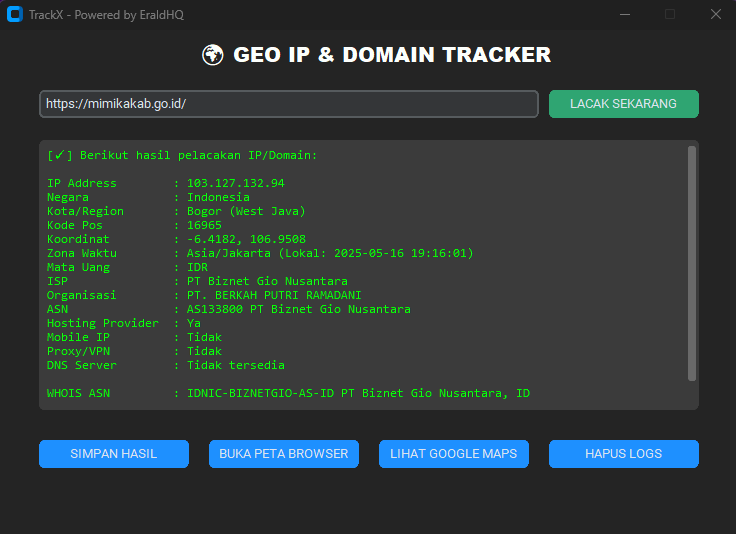

The script that saved this image:
import customtkinter as ctk
import requests, socket, folium, webbrowser, os, sqlite3, dns.resolver, re, json
from datetime import datetime
from ipwhois import IPWhois
import pytz

ctk.set_appearance_mode("dark")
ctk.set_default_color_theme("green")

if not os.path.exists("maps"):
    os.makedirs("maps")

conn = sqlite3.connect("ip_tracker_logs.db")
cursor = conn.cursor()
cursor.execute('''CREATE TABLE IF NOT EXISTS logs (
    id INTEGER PRIMARY KEY AUTOINCREMENT,
    ip TEXT,
    domain TEXT,
    country TEXT,
    city TEXT,
    isp TEXT,
    date TEXT
)''')
conn.commit()

def whois_lookup(ip):
    try:
        obj = IPWhois(ip)
        res = obj.lookup_rdap()
        return res.get("asn_description", "Tidak tersedia")
    except:
        return "Tidak tersedia"

def reverse_dns(ip):
    try:
        return socket.gethostbyaddr(ip)[0]
    except:
        return "Tidak tersedia"

def is_proxy(ip):
    try:
        resp = requests.get(f"https://ip-api.io/json/{ip}", timeout=5).json()
        return resp.get("is_proxy", False)
    except:
        return False

def extract_domain(text):
    text = text.strip()
    text = re.sub(r'^https?://', '', text)
    text = re.sub(r'/.*', '', text)
    return text

def resolve_domain(domain):
    try:
        ip = socket.gethostbyname(domain)
        return ip
    except socket.gaierror:
        try:
            resolver = dns.resolver.Resolver()
            resolver.nameservers = ['8.8.8.8', '1.1.1.1']
            answer = resolver.resolve(domain, 'A')
            return answer[0].to_text()
        except:
            return None

def get_dns_servers(ip):
    try:
        resolver = dns.resolver.Resolver()
        resolver.nameservers = [ip]
        answer = resolver.resolve('example.com', 'NS')
        return ', '.join([str(rdata.target).strip('.') for rdata in answer])
    except:
        return "Tidak tersedia"

def get_local_time(timezone):
    try:
        tz = pytz.timezone(timezone)
        return datetime.now(tz).strftime('%Y-%m-%d %H:%M:%S')
    except:
        return datetime.utcnow().strftime('%Y-%m-%d %H:%M:%S (UTC)')

class IPTrackerApp(ctk.CTk):
    def __init__(self):
        super().__init__()
        self.title("TrackX - Powered by EraldHQ")
        self.geometry("740x510")
        self.resizable(False, False)

        self.result_data = {}

        self.title_label = ctk.CTkLabel(self, text="🌍 GEO IP & DOMAIN TRACKER", font=("Arial Black", 20))
        self.title_label.place(x=200, y=10)
        self.fade_in(self.title_label, 0)

        self.input = ctk.CTkEntry(self, width=500, placeholder_text="Masukkan IP address atau domain...")
        self.input.place(x=40, y=60)

        self.track_button = ctk.CTkButton(self, text="LACAK SEKARANG", width=150, command=self.track_ip)
        self.track_button.place(x=550, y=60)

        self.output_box = ctk.CTkTextbox(self, width=660, height=270, font=("Consolas", 12))
        self.output_box.place(x=40, y=110)

        btn_width = 150
        btn_y = 410
        btn_gap = 20
        start_x = 40

        self.export_btn = ctk.CTkButton(self, text="SIMPAN HASIL", width=btn_width, command=self.export_result, fg_color="#1E90FF", hover_color="#3399FF")
        self.export_btn.place(x=start_x, y=btn_y)

        self.map_btn = ctk.CTkButton(self, text="BUKA PETA BROWSER", width=btn_width, command=self.open_map, fg_color="#1E90FF", hover_color="#3399FF")
        self.map_btn.place(x=start_x + (btn_width + btn_gap) * 1, y=btn_y)

        self.gmaps_btn = ctk.CTkButton(self, text="LIHAT GOOGLE MAPS", width=btn_width, command=self.open_google_maps, fg_color="#1E90FF", hover_color="#3399FF")
        self.gmaps_btn.place(x=start_x + (btn_width + btn_gap) * 2, y=btn_y)

        self.clear_btn = ctk.CTkButton(self, text="HAPUS LOGS", width=btn_width, command=self.clear_logs, fg_color="#1E90FF", hover_color="#3399FF")
        self.clear_btn.place(x=start_x + (btn_width + btn_gap) * 3, y=btn_y)

    def fade_in(self, widget, alpha):
        if alpha < 1.0:
            widget.configure(text_color=("gray", f"#{int(255*alpha):02x}{255:02x}{int(255*alpha):02x}"))
            self.after(30, lambda: self.fade_in(widget, alpha + 0.03))

    def track_ip(self):
        query_raw = self.input.get().strip()
        domain = extract_domain(query_raw)
        self.output_box.delete("1.0", ctk.END)

        ip = resolve_domain(domain)
        if not ip:
            self.output_box.insert(ctk.END, f"[!] Gagal resolve domain/IP: {domain}\n")
            return

        try:
            url = f"http://ip-api.com/json/{ip}?fields=status,message,query,country,regionName,city,zip,lat,lon,timezone,isp,org,as,currency,reverse,proxy,hosting,mobile"
            res = requests.get(url, timeout=10).json()

            if res["status"] != "success":
                self.output_box.insert(ctk.END, f"[!] Gagal lacak: {res['message']}\n")
                return

            whois_info = whois_lookup(ip)
            reverse = reverse_dns(ip)
            proxy_status = "Ya" if is_proxy(ip) else "Tidak"
            dns_servers = get_dns_servers(ip)
            local_time = get_local_time(res.get("timezone", "UTC"))

            self.result_data = {
                "ip": ip,
                "country": res['country'],
                "region": res['regionName'],
                "city": res['city'],
                "zip": res['zip'],
                "lat": res['lat'],
                "lon": res['lon'],
                "timezone": res['timezone'],
                "isp": res['isp'],
                "org": res['org'],
                "as": res['as'],
                "currency": res.get("currency", "Tidak tersedia"),
                "hosting": res.get("hosting", False),
                "mobile": res.get("mobile", False),
                "whois": whois_info,
                "reverse_dns": reverse,
                "proxy": proxy_status,
                "dns_servers": dns_servers,
                "local_time": local_time
            }

            output = f"""[✓] Berikut hasil pelacakan IP/Domain:

IP Address        : {ip}
Negara            : {res['country']}
Kota/Region       : {res['city']} ({res['regionName']})
Kode Pos          : {res['zip']}
Koordinat         : {res['lat']}, {res['lon']}
Zona Waktu        : {res['timezone']} (Lokal: {local_time})
Mata Uang         : {self.result_data['currency']}
ISP               : {res['isp']}
Organisasi        : {res['org']}
ASN               : {res['as']}
Hosting Provider  : {"Ya" if self.result_data['hosting'] else "Tidak"}
Mobile IP         : {"Ya" if self.result_data['mobile'] else "Tidak"}
Proxy/VPN         : {proxy_status}
DNS Server        : {dns_servers}

WHOIS ASN         : {whois_info}
Reverse DNS       : {reverse}
"""

            self.output_box.insert(ctk.END, output, "green")
            self.output_box.tag_config("green", foreground="lime")

            # Generate map with accuracy
            folium_map = folium.Map(location=[res["lat"], res["lon"]], zoom_start=12)
            folium.CircleMarker(
                location=[res["lat"], res["lon"]],
                radius=10,
                popup=f"{ip} - {res['city']}",
                color='red',
                fill=True,
                fill_opacity=0.6
            ).add_to(folium_map)
            folium_map.save("maps/map.html")

            cursor.execute("INSERT INTO logs (ip, domain, country, city, isp, date) VALUES (?, ?, ?, ?, ?, ?)", (
                ip, domain, res["country"], res["city"], res["isp"], datetime.now().strftime("%Y-%m-%d %H:%M:%S")
            ))
            conn.commit()

        except Exception as e:
            self.output_box.insert(ctk.END, f"[!] Error saat melacak: {str(e)}\n")

    def export_result(self):
        if self.result_data:
            with open("hasil_lacak.txt", "w", encoding="utf-8") as f:
                for k, v in self.result_data.items():
                    f.write(f"{k.upper()}: {v}\n")
            self.output_box.insert(ctk.END, "\n[✓] Hasil disimpan di 'hasil_lacak.txt'\n", "green")

    def open_map(self):
        map_path = os.path.abspath("maps/map.html")
        if os.path.exists(map_path):
            webbrowser.open(f"file://{map_path}")
        else:
            self.output_box.insert(ctk.END, "[!] Peta belum tersedia. Lakukan pelacakan terlebih dahulu.\n")

    def open_google_maps(self):
        if self.result_data:
            lat = self.result_data.get("lat")
            lon = self.result_data.get("lon")
            if lat and lon:
                webbrowser.open(f"https://www.google.com/maps?q={lat},{lon}")
            else:
                self.output_box.insert(ctk.END, "[!] Lokasi tidak ditemukan.\n")
        else:
            self.output_box.insert(ctk.END, "[!] Data belum tersedia. Lakukan pelacakan terlebih dahulu.\n")

    def clear_logs(self):
        self.output_box.delete("1.0", ctk.END)
        self.result_data.clear()
        if os.path.exists("hasil_lacak.txt"):
            os.remove("hasil_lacak.txt")
        if os.path.exists("maps/map.html"):
            os.remove("maps/map.html")
        self.output_box.insert(ctk.END, "[✓] Log dan peta berhasil dihapus\n", "green")

if __name__ == "__main__":
    app = IPTrackerApp()
    app.mainloop()
